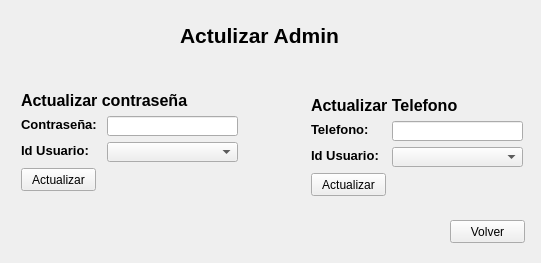
<?xml version="1.0" encoding="UTF-8"?>
<ui version="4.0">
 <class>ActuAdminUser</class>
 <widget class="QWidget" name="ActuAdminUser">
  <property name="geometry">
   <rect>
    <x>0</x>
    <y>0</y>
    <width>541</width>
    <height>263</height>
   </rect>
  </property>
  <property name="windowTitle">
   <string>Form</string>
  </property>
  <widget class="QLabel" name="labelTitutlo">
   <property name="geometry">
    <rect>
     <x>180</x>
     <y>20</y>
     <width>171</width>
     <height>31</height>
    </rect>
   </property>
   <property name="font">
    <font>
     <pointsize>16</pointsize>
     <weight>75</weight>
     <bold>true</bold>
    </font>
   </property>
   <property name="text">
    <string>Actulizar Admin</string>
   </property>
  </widget>
  <widget class="QLabel" name="labelAcC">
   <property name="geometry">
    <rect>
     <x>21</x>
     <y>91</y>
     <width>178</width>
     <height>19</height>
    </rect>
   </property>
   <property name="font">
    <font>
     <pointsize>12</pointsize>
     <weight>75</weight>
     <bold>true</bold>
    </font>
   </property>
   <property name="text">
    <string>Actualizar contraseña</string>
   </property>
  </widget>
  <widget class="QLabel" name="labelAcT">
   <property name="geometry">
    <rect>
     <x>311</x>
     <y>96</y>
     <width>160</width>
     <height>19</height>
    </rect>
   </property>
   <property name="font">
    <font>
     <pointsize>12</pointsize>
     <weight>75</weight>
     <bold>true</bold>
    </font>
   </property>
   <property name="text">
    <string>Actualizar Telefono</string>
   </property>
  </widget>
  <widget class="QLineEdit" name="lineEditContraU">
   <property name="geometry">
    <rect>
     <x>107</x>
     <y>116</y>
     <width>131</width>
     <height>20</height>
    </rect>
   </property>
  </widget>
  <widget class="QLabel" name="labelContra">
   <property name="geometry">
    <rect>
     <x>21</x>
     <y>116</y>
     <width>80</width>
     <height>16</height>
    </rect>
   </property>
   <property name="font">
    <font>
     <pointsize>10</pointsize>
     <weight>75</weight>
     <bold>true</bold>
    </font>
   </property>
   <property name="text">
    <string>Contraseña:</string>
   </property>
  </widget>
  <widget class="QComboBox" name="comboBoxIDC">
   <property name="geometry">
    <rect>
     <x>107</x>
     <y>142</y>
     <width>131</width>
     <height>20</height>
    </rect>
   </property>
  </widget>
  <widget class="QLabel" name="labelIDU">
   <property name="geometry">
    <rect>
     <x>21</x>
     <y>142</y>
     <width>70</width>
     <height>16</height>
    </rect>
   </property>
   <property name="font">
    <font>
     <pointsize>10</pointsize>
     <weight>75</weight>
     <bold>true</bold>
    </font>
   </property>
   <property name="text">
    <string>Id Usuario:</string>
   </property>
  </widget>
  <widget class="QComboBox" name="comboBoxIDT">
   <property name="geometry">
    <rect>
     <x>392</x>
     <y>147</y>
     <width>131</width>
     <height>20</height>
    </rect>
   </property>
  </widget>
  <widget class="QLabel" name="label">
   <property name="geometry">
    <rect>
     <x>311</x>
     <y>121</y>
     <width>64</width>
     <height>16</height>
    </rect>
   </property>
   <property name="font">
    <font>
     <pointsize>10</pointsize>
     <weight>75</weight>
     <bold>true</bold>
    </font>
   </property>
   <property name="text">
    <string>Telefono: </string>
   </property>
  </widget>
  <widget class="QLineEdit" name="lineEditTele">
   <property name="geometry">
    <rect>
     <x>392</x>
     <y>121</y>
     <width>131</width>
     <height>20</height>
    </rect>
   </property>
  </widget>
  <widget class="QLabel" name="labelIDU_2">
   <property name="geometry">
    <rect>
     <x>311</x>
     <y>147</y>
     <width>70</width>
     <height>16</height>
    </rect>
   </property>
   <property name="font">
    <font>
     <pointsize>10</pointsize>
     <weight>75</weight>
     <bold>true</bold>
    </font>
   </property>
   <property name="text">
    <string>Id Usuario:</string>
   </property>
  </widget>
  <widget class="QPushButton" name="botonAcC">
   <property name="geometry">
    <rect>
     <x>21</x>
     <y>168</y>
     <width>75</width>
     <height>23</height>
    </rect>
   </property>
   <property name="text">
    <string>Actualizar</string>
   </property>
  </widget>
  <widget class="QPushButton" name="botonACT">
   <property name="geometry">
    <rect>
     <x>311</x>
     <y>173</y>
     <width>75</width>
     <height>23</height>
    </rect>
   </property>
   <property name="text">
    <string>Actualizar</string>
   </property>
  </widget>
  <widget class="QPushButton" name="botonVolver">
   <property name="geometry">
    <rect>
     <x>450</x>
     <y>220</y>
     <width>75</width>
     <height>23</height>
    </rect>
   </property>
   <property name="text">
    <string>Volver</string>
   </property>
  </widget>
 </widget>
 <resources/>
 <connections/>
</ui>
